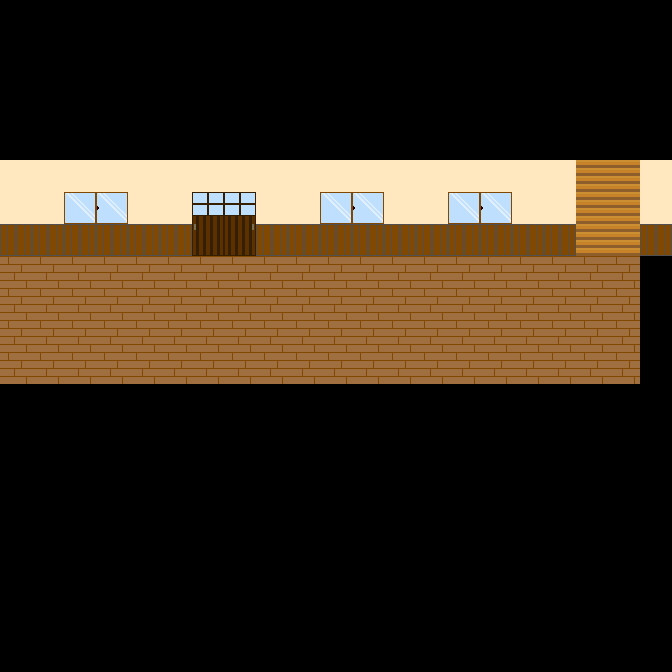

A 2D game scene composited from a Tiled map and its tileset images. What follows is a short description and the map's XML, with every tile layer's data as written:
An orthogonal 21x21 tile map with 32x32 px tiles, 1 tile layer (タイルレイヤー1).

<map version="1.10" tiledversion="1.11.2" orientation="orthogonal" renderorder="right-down" width="21" height="21" tilewidth="32" tileheight="32" infinite="0" nextlayerid="2" nextobjectid="1">
 <editorsettings>
  <export target="map2.csv" format="csv" />
 </editorsettings>
 <tileset firstgid="1" source="map_img.tsx" />
 <layer id="1" name="タイルレイヤー1" width="21" height="21">
  <data encoding="csv">
1,1,1,1,1,1,1,1,1,1,1,1,1,1,1,1,1,1,1,1,1,
1,1,1,1,1,1,1,1,1,1,1,1,1,1,1,1,1,1,1,1,1,
1,1,1,1,1,1,1,1,1,1,1,1,1,1,1,1,1,1,1,1,1,
1,1,1,1,1,1,1,1,1,1,1,1,1,1,1,1,1,1,1,1,1,
1,1,1,1,1,1,1,1,1,1,1,1,1,1,1,1,1,1,1,1,1,
4,4,4,4,4,4,4,4,4,4,4,4,4,4,4,4,4,4,17,17,4,
4,4,6,5,4,4,14,14,4,4,6,5,4,4,6,5,4,4,17,17,4,
3,3,3,3,3,3,12,13,3,3,3,3,3,3,3,3,3,3,17,17,3,
2,2,2,2,2,2,2,2,2,2,2,2,2,2,2,2,2,2,2,2,1,
2,2,2,2,2,2,2,2,2,2,2,2,2,2,2,2,2,2,2,2,1,
2,2,2,2,2,2,2,2,2,2,2,2,2,2,2,2,2,2,2,2,1,
2,2,2,2,2,2,2,2,2,2,2,2,2,2,2,2,2,2,2,2,1,
1,1,1,1,1,1,1,1,1,1,1,1,1,1,1,1,1,1,1,1,1,
1,1,1,1,1,1,1,1,1,1,1,1,1,1,1,1,1,1,1,1,1,
1,1,1,1,1,1,1,1,1,1,1,1,1,1,1,1,1,1,1,1,1,
1,1,1,1,1,1,1,1,1,1,1,1,1,1,1,1,1,1,1,1,1,
1,1,1,1,1,1,1,1,1,1,1,1,1,1,1,1,1,1,1,1,1,
1,1,1,1,1,1,1,1,1,1,1,1,1,1,1,1,1,1,1,1,1,
1,1,1,1,1,1,1,1,1,1,1,1,1,1,1,1,1,1,1,1,1,
1,1,1,1,1,1,1,1,1,1,1,1,1,1,1,1,1,1,1,1,1,
1,1,1,1,1,1,1,1,1,1,1,1,1,1,1,1,1,1,1,1,1
</data>
 </layer>
</map>
